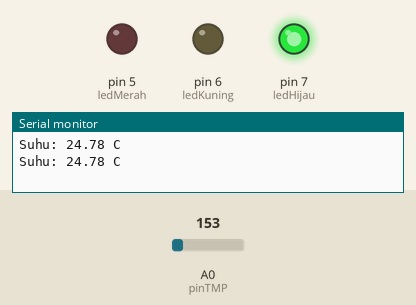
This sketch was run on a simulated Arduino Uno, built with avr-gcc and run on an emulated ATmega328P. Shown: output pins drawn as LEDs (lit = HIGH), the last lines printed to the serial monitor. Inputs (shaded band) come from the test bench; at power-on: A0 (pinTMP) = 153.

Above: at 1.8 s.
1.9 s: A0 (pinTMP) set to 163
At 2.5 s:
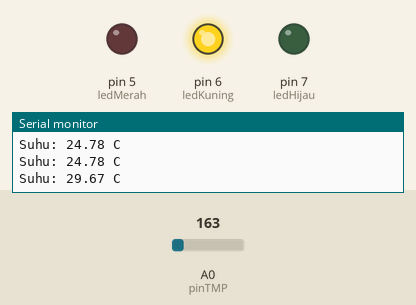
3.5 s: A0 (pinTMP) set to 175
At 5.2 s:
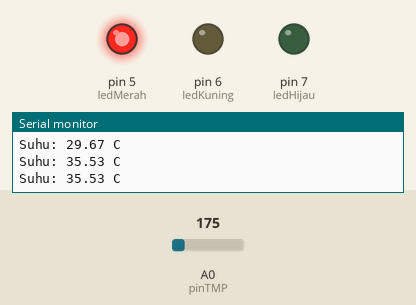
5.5 s: A0 (pinTMP) set to 165
At 6.8 s:
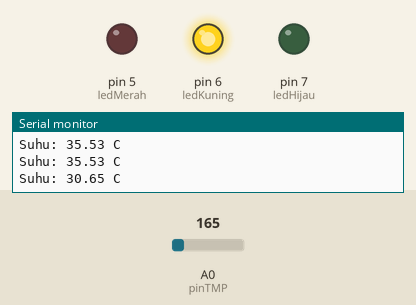
7.5 s: A0 (pinTMP) set to 191
At 8.4 s:
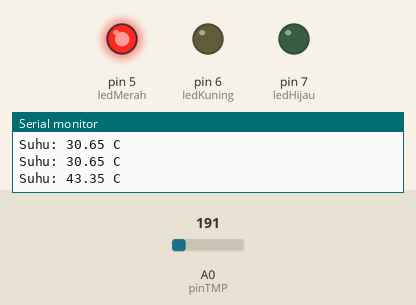
Timing chart, 0 to 10.5 s (numbered marks = the images above; inputs shaded):
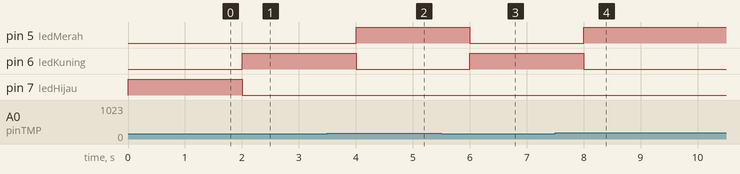

Measured:
- the behaviour switches between 153 and 154 on A0 (pinTMP) (found by bisection; images 0 and 1)
- after the input at 1.9 s, pin 6 (ledKuning): LOW → HIGH after 0.10 s; pin 7 (ledHijau): HIGH → LOW after 0.10 s
- after the input at 3.5 s, pin 5 (ledMerah): LOW → HIGH after 0.50 s; pin 6 (ledKuning): HIGH → LOW after 0.50 s
- after the input at 5.5 s, pin 5 (ledMerah): HIGH → LOW after 0.50 s; pin 6 (ledKuning): LOW → HIGH after 0.50 s
- after the input at 7.5 s, pin 5 (ledMerah): LOW → HIGH after 0.51 s; pin 6 (ledKuning): HIGH → LOW after 0.51 s

The sketch:

tmp36.ino
```cpp
// Deklarasi pin
const int pinTMP = A0;
const int ledMerah = 5;
const int ledKuning = 6;
const int ledHijau = 7;

void setup() {
  // Inisialisasi komunikasi serial untuk membaca suhu di Serial Monitor
  Serial.begin(9600);

  // Mengatur pin LED sebagai OUTPUT
  pinMode(ledMerah, OUTPUT);
  pinMode(ledKuning, OUTPUT);
  pinMode(ledHijau, OUTPUT);
}

void loop() {
  // 1. Membaca nilai analog dari sensor TMP36 (0 - 1023)
  int nilaiAnalog = analogRead(pinTMP);

  // 2. Mengubah nilai analog menjadi tegangan (Volt)
  float tegangan = nilaiAnalog * (5.0 / 1023.0);

  // 3. Mengubah tegangan menjadi suhu dalam Celcius
  // Rumus TMP36: Suhu (°C) = (Tegangan - 0.5V) * 100
  float suhu = (tegangan - 0.5) * 100.0;

  // Menampilkan hasil pembacaan suhu ke Serial Monitor
  Serial.print("Suhu: ");
  Serial.print(suhu);
  Serial.println(" C");

  // 4. Logika Indikator LED berdasarkan suhu
  if (suhu < 25.0) {
    // Suhu Dingin / Normal: LED Hijau Menyala
    digitalWrite(ledHijau, HIGH);
    digitalWrite(ledKuning, LOW);
    digitalWrite(ledMerah, LOW);
  }
  else if (suhu >= 25.0 && suhu <= 35.0) {
    // Suhu Hangat: LED Kuning Menyala
    digitalWrite(ledHijau, LOW);
    digitalWrite(ledKuning, HIGH);
    digitalWrite(ledMerah, LOW);
  }
  else {
    // Suhu Panas (> 35°C): LED Merah Menyala
    digitalWrite(ledHijau, LOW);
    digitalWrite(ledKuning, LOW);
    digitalWrite(ledMerah, HIGH);
  }

  // Tunda pembacaan selama 1 detik
  delay(1000);
}
```
